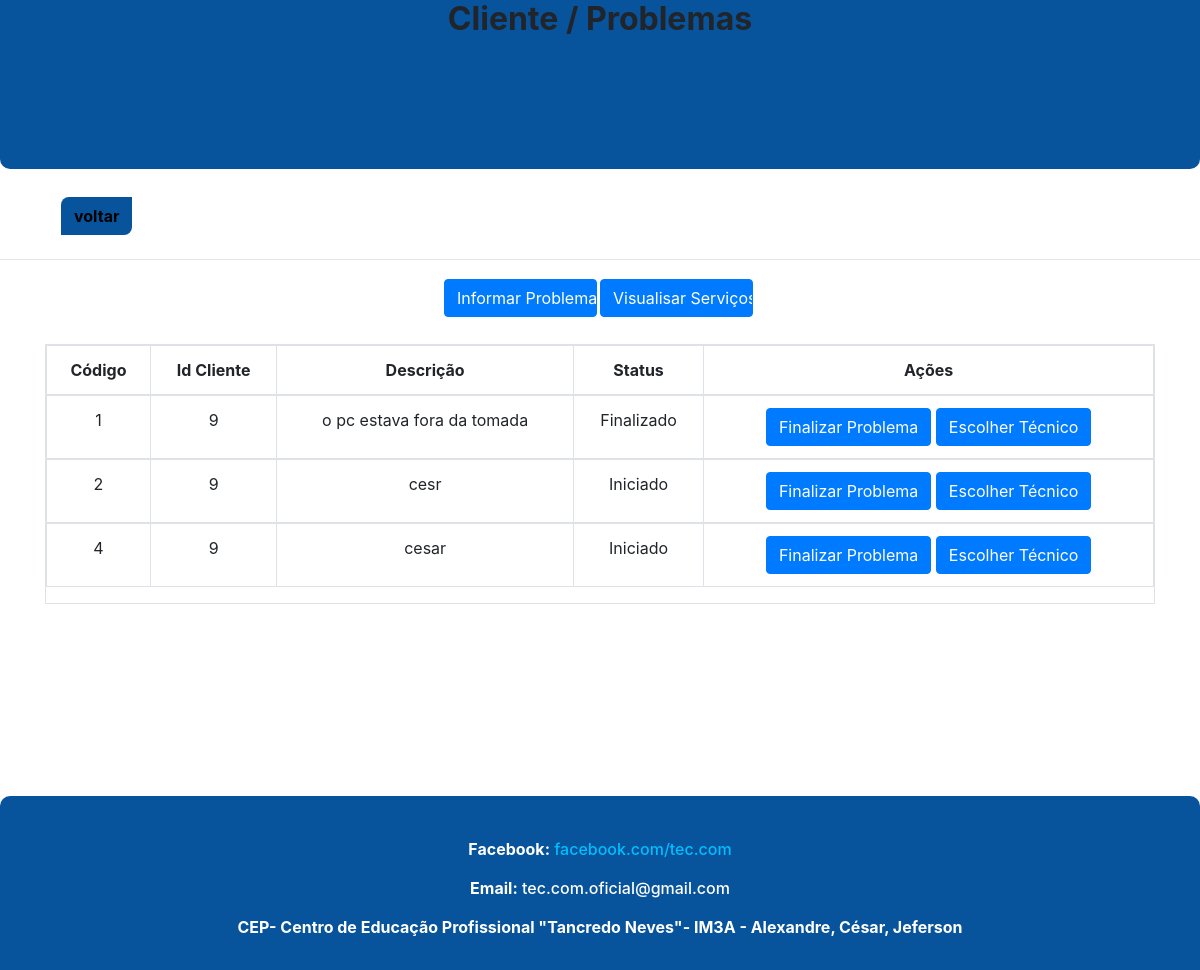
/visualisar_problemas_cli.php (signed in), run on the app's committed database.
### tables this page shows
CREATE TABLE `problema` (
  `id` int(11) NOT NULL,
  `id_cliente` int(11) NOT NULL,
  `descricao` varchar(200) NOT NULL,
  `situacao` varchar(20) NOT NULL
);

### visualisar_problemas_cli.php (the view, shortened to what this page needs)
<?php
    include("conexao.php");
    $id_cliente = $_SESSION['id'];
?>
<!DOCTYPE html>
<html lang="pt-br">
    <head>
        <link rel="stylesheet" href="css/bootstrap.css">
        <link rel="stylesheet" href="css/estilo.css?version=1">
    </head>
    <body>
      <header id="headerlogin">
        <h2><b>Cliente / Problemas</b></h2>
      </header>
        <div class="container">
      <nav class="navbar navbar-expand-md navbar-light">
        <a href="cliente.php" class="voltaresc"><button type="submit" class="btn voltar"><font color="black"><b>voltar</b></font></button></a>
      </nav>
    </div> <hr>
        <div class="formulario">
            <div class="container bloco">
                <form method="POST" name="Form2" action="cliente.php">
                    <div class="bloco1">
                        <input type="submit" class="btn btn-primary btcli" name="informar" value="Informar Problema">
                    </div>
                </form>
                <form method="POST" name="Form2" action="visualisar_servicos_cli.php">
                    <div class="bloco2">
                        <input type="submit" class="btn btn-primary btcli" name="alterar" value="Visualisar Serviços">
                    </div>
                </form>
            </div>
            <br>
        </div>
        <div class="container" >
            <div class="table-responsive table-bordered table-hover">
            <table class="table">
              <thead>
                <tr>
                  <th>Código</th>
                  <th>Id Cliente</th>
                  <th>Descrição</th>
                  <th>Status</th>
                  <th>Ações</th>
                </tr>
              </thead>
              <?php
                $result_usuario = "SELECT * FROM problema WHERE id_cliente = '$id_cliente'";
                $resultado_usuario = mysqli_query($conexao, $result_usuario);
                 while($row_usuario = mysqli_fetch_assoc($resultado_usuario)){
               ?>
              <tbody>
                <tr>
                  <td><?php  echo $row_usuario['id'];?></td>
                  <td><?php  echo $row_usuario['id_cliente'];?></td>
                  <td><?php  echo $row_usuario['descricao'];?></td>
                  <td><?php  echo $row_usuario['situacao'];?></td>
                  <td> <a href="finalizar_problema_cli.php?id=<?php  echo $row_usuario['id']; ?>" class="btn btn-primary">Finalizar Problema</a>   <a href="escolher_tecnico.php?id=<?php  echo $row_usuario['id']; ?>" class="btn btn-primary" >Escolher Técnico</a></td>
                </tr>
                <?php } ?>
              </tbody>
            </table>
          </div>
        </div>
        <br><br><br><br><br><br><br><br>
        <footer id="footerlogin">
            <div class="container">
                <div class="footerindex">
                    <br><h6 id="facefooter"><b>Facebook:</b> <a id="face" href ="https://www.facebook.com/Teccom-621638164884532/" target="blank">facebook.com/tec.com</a></h6>
                    <h6 id="emailfooter"><b>Email:</b> tec.com.oficial@gmail.com</h6>
                    <h6 id="turmafooter"><b>CEP- Centro de Educação Profissional "Tancredo Neves"<a id="aadmin" href="admin.php">-</a> IM3A - Alexandre, César, Jeferson</b></h6><br/>
                </div>
            </div>
        </footer>
    </body>
</html>

### css/estilo.css (style rules this page uses)
#face { color: #00BFFF; }
.footerindex { text-align: center; }
#facefooter { margin-top: 20px; color: white; }
#emailfooter { margin-top: 20px; color: white; }
#turmafooter { margin-top: 20px; color: white; }
.voltar { background-color: #07539c; margin-top: 15px; border-radius: 8px 0px 8px 0px; }
footer { width: 100%; background-color:#07539c; clear: both; }
::placeholder { text-align: center; }
#headerlogin { background-color: #07539c; height: 169px; border-radius: 0px 0px 10px 10px; text-align: center; margin-bottom: 5px; }
#footerlogin { width: 100%; background-color: #07539c; border-radius: 10px 10px 0px 0px; text-align: center; }
table { text-align: center; }
.bloco { display: flex; flex-direction: row; justify-content: center; align-items: center }
.bloco1 { display: block; float: left; }
.bloco2 { margin: 3px; display: block; float: left; }
.btcli { width: 153px; }
#aadmin { color: white; text-decoration: none; cursor:text; }

### data on the page
problema: id "1", id_cliente "9", descricao "o pc estava fora da tomada", situacao "Finalizado"
problema: id "2", id_cliente "9", descricao "cesr", situacao "Iniciado"
problema: id "4", id_cliente "9", descricao "cesar", situacao "Iniciado"
